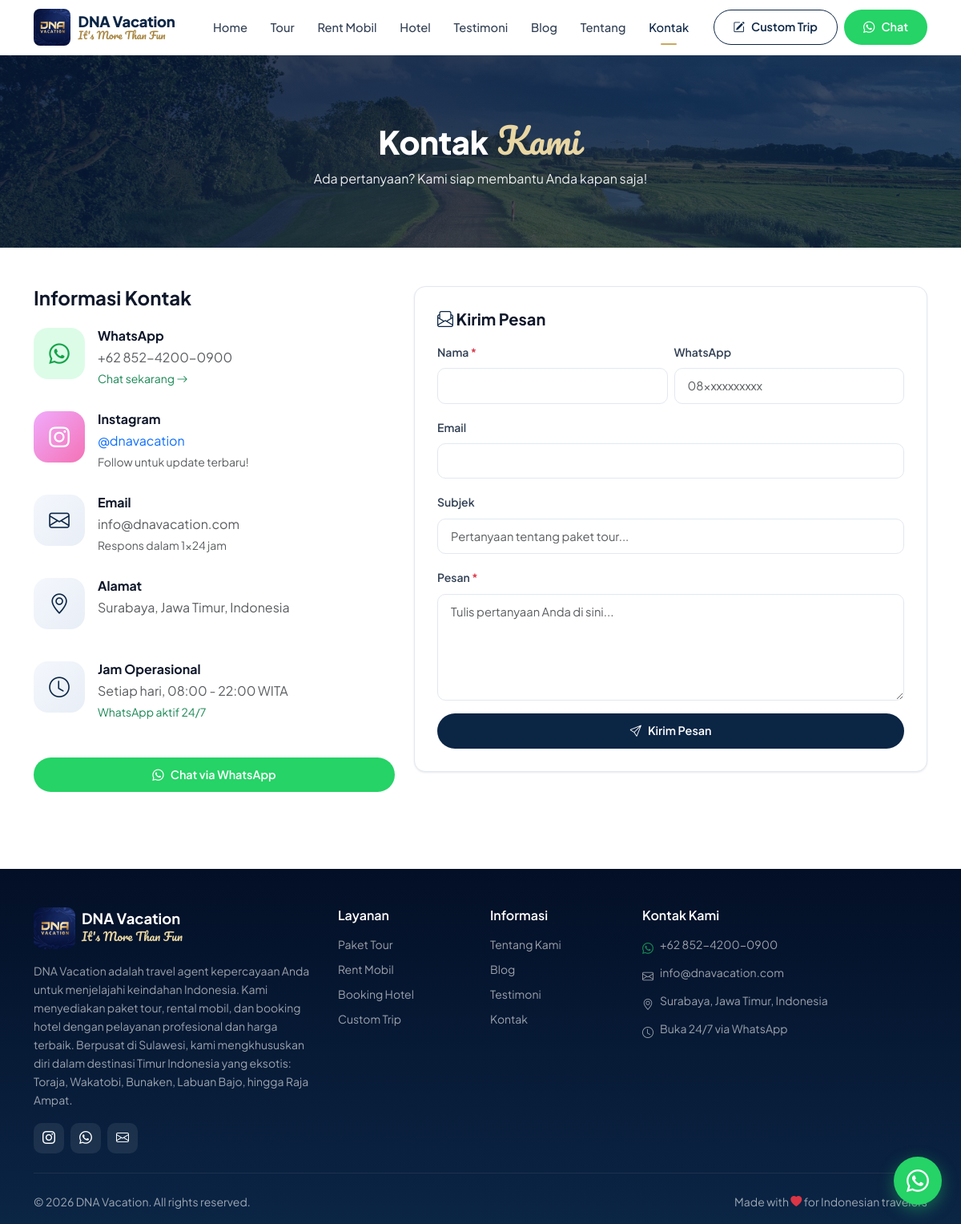
The page /contact.php on the database its author committed.
### tables this page shows
CREATE TABLE site_settings (
  id INT AUTO_INCREMENT PRIMARY KEY,
  setting_key VARCHAR(100) NOT NULL UNIQUE,
  setting_value TEXT,
  updated_at TIMESTAMP DEFAULT CURRENT_TIMESTAMP ON UPDATE CURRENT_TIMESTAMP
);

### includes/config.php (called while the page is built, shortened)
<?php
try {
    $pdo = new PDO(
        "mysql:host=" . DB_HOST . ";dbname=" . DB_NAME . ";charset=utf8mb4",
        DB_USER,
        DB_PASS,
        [
            PDO::ATTR_ERRMODE => PDO::ERRMODE_EXCEPTION,
            PDO::ATTR_DEFAULT_FETCH_MODE => PDO::FETCH_ASSOC,
            PDO::ATTR_EMULATE_PREPARES => false,
        ]
    );
} catch (PDOException $e) {
    die("Koneksi database gagal. Pastikan database sudah dibuat dan konfigurasi sudah benar.");
}
function getSetting($key) {
    global $pdo;
    $stmt = $pdo->prepare("SELECT setting_value FROM site_settings WHERE setting_key = ?");
    $stmt->execute([$key]);
    $row = $stmt->fetch();
    return $row ? $row['setting_value'] : '';
}
function getWhatsAppNumber() {
    $wa = getSetting('whatsapp_number');
    return $wa ?: DEFAULT_WA;
}
function waLink($message = '') {
    $wa = getWhatsAppNumber();
    $url = "https://wa.me/{$wa}";
    if ($message) {
        $url .= "?text=" . urlencode($message);
    }
    return $url;
}
function asset($path) {
    $url = BASE_URL . '/assets/' . $path;
    $file = __DIR__ . '/../assets/' . $path;
    if (is_file($file)) {
        $url .= '?v=' . filemtime($file);
    }
    return $url;
}
function logoUrl() {
    $custom = getSetting('custom_logo');
    return asset('img/logo-dna.jpg');
}
function e($str) {
    return htmlspecialchars($str, ENT_QUOTES, 'UTF-8');
}

### contact.php (the view, shortened to what this page needs)
<?php
require_once 'includes/header.php';
?>
<div class="page-header">
    <div class="container">
        <h1>Kontak <span class="script">Kami</span></h1>
        <p>Ada pertanyaan? Kami siap membantu Anda kapan saja!</p>
    </div>
</div>
<section class="py-5">
    <div class="container">
        <div class="row g-4">
            <div class="col-lg-5">
                <h4 class="fw-bold mb-4">Informasi Kontak</h4>
                <div class="d-flex gap-3 mb-4">
                    <div class="feature-icon flex-shrink-0" style="background:#DCFCE7;color:#16A34A"><i class="bi bi-whatsapp"></i></div>
                    <div>
                        <h6 class="fw-bold mb-1">WhatsApp</h6>
                        <p class="text-muted mb-0"><?= e(getSetting('phone') ?: '+62 812-3456-7890') ?></p>
                        <a href="<?= waLink('Halo DNA Vacation!') ?>" target="_blank" class="small text-success">Chat sekarang <i class="bi bi-arrow-right"></i></a>
                    </div>
                </div>
                <div class="d-flex gap-3 mb-4">
                    <div class="feature-icon flex-shrink-0" style="background:linear-gradient(135deg,#F0ABFC,#F472B6);color:#fff"><i class="bi bi-instagram"></i></div>
                    <div>
                        <h6 class="fw-bold mb-1">Instagram</h6>
                        <p class="text-muted mb-0"><a href="<?= e(getSetting('instagram_url') ?: '#') ?>" target="_blank" class="text-decoration-none">@dnavacation</a></p>
                        <small class="text-muted">Follow untuk update terbaru!</small>
                    </div>
                </div>
                <div class="d-flex gap-3 mb-4">
                    <div class="feature-icon flex-shrink-0"><i class="bi bi-envelope"></i></div>
                    <div>
                        <h6 class="fw-bold mb-1">Email</h6>
                        <p class="text-muted mb-0"><?= e(getSetting('email') ?: 'info@dnavacation.com') ?></p>
                        <small class="text-muted">Respons dalam 1x24 jam</small>
                    </div>
                </div>
                <?php if(getSetting('address')): ?>
                <div class="d-flex gap-3 mb-4">
                    <div class="feature-icon flex-shrink-0"><i class="bi bi-geo-alt"></i></div>
                    <div>
                        <h6 class="fw-bold mb-1">Alamat</h6>
                        <p class="text-muted mb-0"><?= e(getSetting('address')) ?></p>
                    </div>
                </div>
                <?php endif; ?>
                <div class="d-flex gap-3 mb-4">
                    <div class="feature-icon flex-shrink-0"><i class="bi bi-clock"></i></div>
                    <div>
                        <h6 class="fw-bold mb-1">Jam Operasional</h6>
                        <p class="text-muted mb-0">Setiap hari, 08:00 - 22:00 WITA</p>
                        <small class="text-success">WhatsApp aktif 24/7</small>
                    </div>
                </div>
                <a href="<?= waLink('Halo DNA Vacation, saya ingin bertanya.') ?>" target="_blank" class="btn btn-wa btn-lg w-100 mt-3">
                    <i class="bi bi-whatsapp"></i> Chat via WhatsApp
                </a>
            </div>
            <div class="col-lg-7">
                <div class="booking-sidebar" style="position:static">
                    <h5 class="fw-bold mb-3"><i class="bi bi-envelope-paper text-primary-custom"></i> Kirim Pesan</h5>
                    <form method="POST">
                        <div class="row g-2">
                            <div class="col-md-6 mb-3">
                                <label class="form-label small fw-semibold">Nama <span class="text-danger">*</span></label>
                                <input type="text" name="name" class="form-control" required>
                            </div>
                            <div class="col-md-6 mb-3">
                                <label class="form-label small fw-semibold">WhatsApp</label>
                                <input type="tel" name="whatsapp" class="form-control" placeholder="08xxxxxxxxxx">
                            </div>
                        </div>
                        <div class="mb-3">
                            <label class="form-label small fw-semibold">Email</label>
                            <input type="email" name="email" class="form-control">
                        </div>
                        <div class="mb-3">
                            <label class="form-label small fw-semibold">Subjek</label>
                            <input type="text" name="subject" class="form-control" placeholder="Pertanyaan tentang paket tour...">
                        </div>
                        <div class="mb-3">
                            <label class="form-label small fw-semibold">Pesan <span class="text-danger">*</span></label>
                            <textarea name="message" class="form-control" rows="5" required placeholder="Tulis pertanyaan Anda di sini..."></textarea>
                        </div>
                        <button type="submit" class="btn btn-primary-custom w-100"><i class="bi bi-send"></i> Kirim Pesan</button>
                    </form>
                </div>
            </div>
        </div>
    </div>
</section>
<?php require_once 'includes/footer.php'; ?>

### includes/header.php (shortened to what this page needs)
<?php require_once __DIR__ . '/config.php'; ?>
<!DOCTYPE html>
<html lang="id">
<head>
    <link href="https://cdn.jsdelivr.net/npm/bootstrap@5.3.3/dist/css/bootstrap.min.css" rel="stylesheet">
    <link href="https://cdn.jsdelivr.net/npm/bootstrap-icons@1.11.3/font/bootstrap-icons.min.css" rel="stylesheet">
    <link href="<?= asset('css/style.css') ?>" rel="stylesheet">
</head>
<body>
    <nav class="navbar navbar-expand-lg sticky-top">
        <div class="container">
            <a class="navbar-brand" href="<?= BASE_URL ?>/">
                <img src="<?= e(logoUrl()) ?>" alt="<?= e(getSetting('site_name') ?: 'DNA Vacation') ?>">
                <div class="brand-text d-none d-sm-flex">
                    <span class="brand-name"><?= e(getSetting('site_name') ?: 'DNA Vacation') ?></span>
                    <span class="brand-tag"><?= e(getSetting('brand_tagline') ?: "It's More Than Fun") ?></span>
                </div>
            </a>
            <div class="collapse navbar-collapse" id="navbarMain">
                <ul class="navbar-nav ms-auto me-3 align-items-lg-center">
                    <li class="nav-item"><a class="nav-link" href="<?= BASE_URL ?>/">Home</a></li>
                    <li class="nav-item"><a class="nav-link" href="<?= BASE_URL ?>/tours.php">Tour</a></li>
                    <li class="nav-item"><a class="nav-link" href="<?= BASE_URL ?>/cars.php">Rent Mobil</a></li>
                    <li class="nav-item"><a class="nav-link" href="<?= BASE_URL ?>/hotel.php">Hotel</a></li>
                    <li class="nav-item"><a class="nav-link" href="<?= BASE_URL ?>/testimonials.php">Testimoni</a></li>
                    <li class="nav-item"><a class="nav-link" href="<?= BASE_URL ?>/blog.php">Blog</a></li>
                    <li class="nav-item"><a class="nav-link" href="<?= BASE_URL ?>/about.php">Tentang</a></li>
                    <li class="nav-item"><a class="nav-link" href="<?= BASE_URL ?>/contact.php">Kontak</a></li>
                </ul>
                <div class="d-flex gap-2">
                    <a href="<?= BASE_URL ?>/custom-trip.php" class="btn btn-outline-primary-custom btn-sm">
                        <i class="bi bi-pencil-square"></i> Custom Trip
                    </a>
                    <a href="<?= waLink('Halo DNA Vacation, saya ingin konsultasi liburan.') ?>" target="_blank" class="btn btn-wa btn-sm">
                        <i class="bi bi-whatsapp"></i> Chat
                    </a>
                </div>
            </div>
        </div>
    </nav>

### includes/footer.php (shortened to what this page needs)
<footer class="pt-5 pb-3 mt-5">
    <div class="container">
        <div class="row g-4">
            <div class="col-lg-4">
                <div class="d-flex align-items-center gap-2 mb-2">
                    <img src="<?= e(logoUrl()) ?>" alt="<?= e(getSetting('site_name') ?: 'DNA Vacation') ?>" style="width:52px;height:52px;border-radius:10px;object-fit:cover">
                    <div>
                        <h5 class="fw-bold mb-0" style="font-size:1.15rem"><?= e(getSetting('site_name') ?: 'DNA Vacation') ?></h5>
                        <div class="footer-brand-tag"><?= e(getSetting('footer_tagline') ?: "It's More Than Fun") ?></div>
                    </div>
                </div>
                <p class="text-white-50 small mb-3 mt-3"><?= e(getSetting('about_text') ?: 'Travel agent terpercaya untuk liburan impian Anda.') ?></p>
                <div class="d-flex gap-2 mt-3">
                    <?php if (getSetting('instagram_url')): ?>
                    <a href="<?= e(getSetting('instagram_url')) ?>" target="_blank" class="d-inline-flex align-items-center justify-content-center text-white" style="width:38px;height:38px;background:rgba(255,255,255,.08);border-radius:10px" title="Instagram">
                        <i class="bi bi-instagram"></i>
                    </a>
                    <?php endif; ?>
                    <a href="<?= waLink() ?>" target="_blank" class="d-inline-flex align-items-center justify-content-center text-white" style="width:38px;height:38px;background:rgba(255,255,255,.08);border-radius:10px" title="WhatsApp">
                        <i class="bi bi-whatsapp"></i>
                    </a>
                    <?php if (getSetting('email')): ?>
                        <a href="mailto:<?= e(getSetting('email')) ?>" class="d-inline-flex align-items-center justify-content-center text-white" style="width:38px;height:38px;background:rgba(255,255,255,.08);border-radius:10px" title="Email">
                            <i class="bi bi-envelope"></i>
                        </a>
                    <?php endif; ?>
                </div>
            </div>
            <div class="col-lg-2 col-6">
                <h6 class="fw-semibold mb-3">Layanan</h6>
                <ul class="list-unstyled small">
                    <li class="mb-2"><a href="<?= BASE_URL ?>/tours.php" class="text-white-50 text-decoration-none">Paket Tour</a></li>
                    <li class="mb-2"><a href="<?= BASE_URL ?>/cars.php" class="text-white-50 text-decoration-none">Rent Mobil</a></li>
                    <li class="mb-2"><a href="<?= BASE_URL ?>/hotel.php" class="text-white-50 text-decoration-none">Booking Hotel</a></li>
                    <li class="mb-2"><a href="<?= BASE_URL ?>/custom-trip.php" class="text-white-50 text-decoration-none">Custom Trip</a></li>
                </ul>
            </div>
            <div class="col-lg-2 col-6">
                <h6 class="fw-semibold mb-3">Informasi</h6>
                <ul class="list-unstyled small">
                    <li class="mb-2"><a href="<?= BASE_URL ?>/about.php" class="text-white-50 text-decoration-none">Tentang Kami</a></li>
                    <li class="mb-2"><a href="<?= BASE_URL ?>/blog.php" class="text-white-50 text-decoration-none">Blog</a></li>
                    <li class="mb-2"><a href="<?= BASE_URL ?>/testimonials.php" class="text-white-50 text-decoration-none">Testimoni</a></li>
                    <li class="mb-2"><a href="<?= BASE_URL ?>/contact.php" class="text-white-50 text-decoration-none">Kontak</a></li>
                </ul>
            </div>
            <div class="col-lg-4">
                <h6 class="fw-semibold mb-3">Kontak Kami</h6>
                <ul class="list-unstyled small text-white-50">
                    <li class="mb-2 d-flex gap-2"><i class="bi bi-whatsapp text-success mt-1"></i><span><?= e(getSetting('phone') ?: '+62 812-3456-7890') ?></span></li>
                    <?php if (getSetting('email')): ?>
                    <li class="mb-2 d-flex gap-2"><i class="bi bi-envelope mt-1"></i><span><?= e(getSetting('email')) ?></span></li>
                    <?php endif; ?>
                    <?php if (getSetting('address')): ?>
                        <li class="mb-2 d-flex gap-2"><i class="bi bi-geo-alt mt-1"></i><span><?= e(getSetting('address')) ?></span></li>
                    <?php endif; ?>
                    <li class="mb-2 d-flex gap-2"><i class="bi bi-clock mt-1"></i><span><?= e(getSetting('operational_hours') ?: 'Buka 24/7 via WhatsApp') ?></span></li>
                </ul>
            </div>
        </div>
        <hr class="border-secondary my-4" style="opacity:.2">
        <div class="d-flex justify-content-between align-items-center flex-wrap gap-2">
            <div class="text-white-50 small">
                &copy; <?= date('Y') ?> <?= e(getSetting('site_name') ?: SITE_NAME) ?>. All rights reserved.
            </div>
            <div class="text-white-50 small">
                <?php
                $copy = getSetting('copyright_text') ?: 'Made with ♥ for Indonesian travelers';
                $copy = str_replace(['♥', '❤'], '<i class="bi bi-heart-fill text-danger"></i>', e($copy));
                echo $copy;
                ?>
            </div>
        </div>
    </div>
</footer>
<a href="<?= waLink('Halo DNA Vacation, saya ingin bertanya tentang layanan Anda.') ?>"
    target="_blank"
    class="wa-float"
    title="Chat via WhatsApp">
    <i class="bi bi-whatsapp"></i>
</a>
</body>
</html>

### rows shown on the page
site_settings: setting_value "DNA Vacation"
site_settings: setting_value "+62 852-4200-0900"
site_settings: setting_value "info@dnavacation.com"
site_settings: setting_value "Surabaya, Jawa Timur, Indonesia"
site_settings: setting_value "DNA Vacation adalah travel agent kepercayaan Anda untuk menjelajahi keindahan Indonesia. Kami menyediakan paket tour, rental mobil, dan booking hotel dengan pelayanan profesional dan harga terbaik. Berpusat di Sulawesi, kami mengkhususkan diri dalam destinasi Timur Indonesia yang eksotis: Toraja, Wakatobi, Bunaken, Labuan Bajo, hingga Raja Ampat."

### other values the page prints
getSetting('brand_tagline') ?: "It's More Than Fun" "It's More Than Fun"
getSetting('footer_tagline') ?: "It's More Than Fun" "It's More Than Fun"
getSetting('operational_hours') ?: 'Buka 24/7 via WhatsApp' "Buka 24/7 via WhatsApp"
